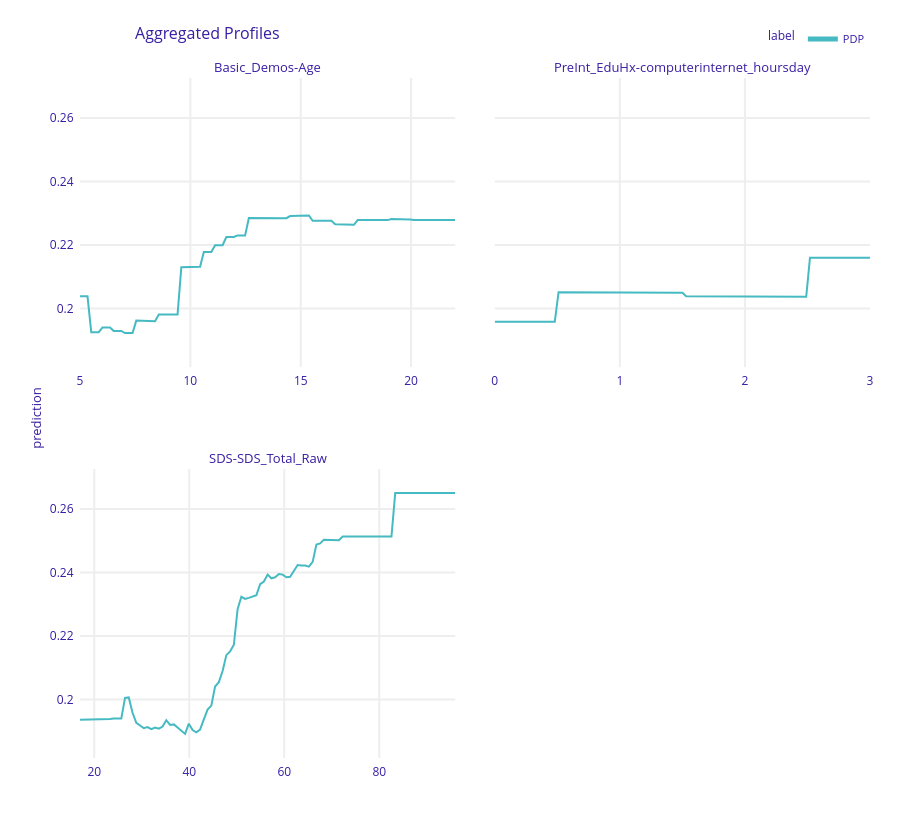

Here is the notebook cell this chart was saved with:
### Code cell
# Partial Dependence Profile for top features 
# Choose the top 3 features by permutation importance
top3_features = (
    vi.result
    .query('variable != "_baseline_" and variable != "_full_model_"')
    .nlargest(3, 'dropout_loss')['variable']
    .tolist()
)
print('Top-3 features for PDP:', top3_features)

pdp = dalex_explainer.model_profile(
    variables=top3_features,
    N=300,
    type='partial',
    label='PDP'
)
pdp.plot()

### Figure 1 — Plotly figure (JSON) as saved in the notebook; plotly's stock layout.template omitted (floating-point values rounded to 4 significant figures; data arrays with more than 128 entries replaced by an {"elided": "..."} marker saying what was removed)
{"data": [{"customdata": {"elided": "101x3 mixed values"}, "hovertemplate": "<b>%{hovertext}</b><br><br>prediction=%{y:.3f}<br>mean_prediction=%{customdata[0]:.3f}<extra></extra>", "hovertext": ["PDP", "PDP", "PDP", "PDP", "PDP", "PDP", "PDP", "PDP", "PDP", "PDP", "PDP", "PDP", "PDP", "PDP", "PDP", "PDP", "PDP", "PDP", "PDP", "PDP", "PDP", "PDP", "PDP", "PDP", "PDP", "PDP", "PDP", "PDP", "PDP", "PDP", "PDP", "PDP", "PDP", "PDP", "PDP", "PDP", "PDP", "PDP", "PDP", "PDP", "PDP", "PDP", "PDP", "PDP", "PDP", "PDP", "PDP", "PDP", "PDP", "PDP", "PDP", "PDP", "PDP", "PDP", "PDP", "PDP", "PDP", "PDP", "PDP", "PDP", "PDP", "PDP", "PDP", "PDP", "PDP", "PDP", "PDP", "PDP", "PDP", "PDP", "PDP", "PDP", "PDP", "PDP", "PDP", "PDP", "PDP", "PDP", "PDP", "PDP", "PDP", "PDP", "PDP", "PDP", "PDP", "PDP", "PDP", "PDP", "PDP", "PDP", "PDP", "PDP", "PDP", "PDP", "PDP", "PDP", "PDP", "PDP", "PDP", "PDP", "PDP"], "legendgroup": "PDP", "line": {"color": "#46bac2", "dash": "solid", "width": 2}, "marker": {"symbol": "circle"}, "mode": "lines", "name": "PDP", "opacity": 1, "orientation": "v", "showlegend": true, "type": "scatter", "x": [5.0, 5.17, 5.34, 5.51, 5.68, 5.85, 6.02, 6.19, 6.36, 6.53, 6.7, 6.87, 7.04, 7.21, 7.38, 7.55, 7.72, 7.89, 8.06, 8.23, 8.4, 8.57, 8.74, 8.91, 9.08, 9.25, 9.42, 9.59, 9.76, 9.93, 10.1, 10.27, 10.44, 10.61, 10.78, 10.95, 11.12, 11.29, 11.46, 11.63, 11.8, 11.97, 12.14, 12.31, 12.48, 12.65, 12.82, 12.99, 13.16, 13.33, 13.5, 13.67, 13.84, 14.01, 14.18, 14.35, 14.52, 14.69, 14.86, 15.03, 15.2, 15.37, 15.54, 15.71, 15.88, 16.05, 16.22, 16.39, 16.56, 16.73, 16.9, 17.07, 17.24, 17.41, 17.58, 17.75, 17.92, 18.09, 18.26, 18.43, 18.6, 18.77, 18.94, 19.11, 19.28, 19.45, 19.62, 19.79, 19.96, 20.13, 20.3, 20.47, 20.64, 20.81, 20.98, 21.15, 21.32, 21.49, 21.66, 21.83, 22.0], "xaxis": "x3", "y": [0.2038, 0.2038, 0.2038, 0.1926, 0.1926, 0.1926, 0.1941, 0.1941, 0.1941, 0.193, 0.193, 0.193, 0.1923, 0.1923, 0.1923, 0.1962, 0.1962, 0.1962, 0.196, 0.196, 0.196, 0.1982, 0.1982, 0.1982, 0.1982, 0.1982, 0.1982, 0.213, 0.213, 0.213, 0.2132, 0.2132, 0.2132, 0.2178, 0.2178, 0.2178, 0.22, 0.22, 0.22, 0.2225, 0.2225, 0.2225, 0.223, 0.223, 0.223, 0.2285, 0.2285, 0.2285, 0.2287, 0.2287, 0.2287, 0.2285, 0.2285, 0.2285, 0.2285, 0.2285, 0.2291, 0.2291, 0.2291, 0.2293, 0.2293, 0.2293, 0.2276, 0.2276, 0.2276, 0.2276, 0.2276, 0.2276, 0.2265, 0.2265, 0.2265, 0.2264, 0.2264, 0.2264, 0.2279, 0.2279, 0.2279, 0.2279, 0.2279, 0.2279, 0.2279, 0.2279, 0.2279, 0.2282, 0.2282, 0.2282, 0.228, 0.228, 0.228, 0.2279, 0.2279, 0.2279, 0.2279, 0.2279, 0.2279, 0.2279, 0.2279, 0.2279, 0.2279, 0.2279, 0.2279], "yaxis": "y3"}, {"customdata": {"elided": "101x3 mixed values"}, "hovertemplate": "<b>%{hovertext}</b><br><br>prediction=%{y:.3f}<br>mean_prediction=%{customdata[0]:.3f}<extra></extra>", "hovertext": ["PDP", "PDP", "PDP", "PDP", "PDP", "PDP", "PDP", "PDP", "PDP", "PDP", "PDP", "PDP", "PDP", "PDP", "PDP", "PDP", "PDP", "PDP", "PDP", "PDP", "PDP", "PDP", "PDP", "PDP", "PDP", "PDP", "PDP", "PDP", "PDP", "PDP", "PDP", "PDP", "PDP", "PDP", "PDP", "PDP", "PDP", "PDP", "PDP", "PDP", "PDP", "PDP", "PDP", "PDP", "PDP", "PDP", "PDP", "PDP", "PDP", "PDP", "PDP", "PDP", "PDP", "PDP", "PDP", "PDP", "PDP", "PDP", "PDP", "PDP", "PDP", "PDP", "PDP", "PDP", "PDP", "PDP", "PDP", "PDP", "PDP", "PDP", "PDP", "PDP", "PDP", "PDP", "PDP", "PDP", "PDP", "PDP", "PDP", "PDP", "PDP", "PDP", "PDP", "PDP", "PDP", "PDP", "PDP", "PDP", "PDP", "PDP", "PDP", "PDP", "PDP", "PDP", "PDP", "PDP", "PDP", "PDP", "PDP", "PDP", "PDP"], "legendgroup": "PDP", "line": {"color": "#46bac2", "dash": "solid", "width": 2}, "marker": {"symbol": "circle"}, "mode": "lines", "name": "PDP", "opacity": 1, "orientation": "v", "showlegend": false, "type": "scatter", "x": [0.0, 0.03, 0.06, 0.09, 0.12, 0.15, 0.18, 0.21, 0.24, 0.27, 0.3, 0.33, 0.36, 0.39, 0.42, 0.45, 0.48, 0.51, 0.54, 0.57, 0.6, 0.63, 0.66, 0.69, 0.72, 0.75, 0.78, 0.81, 0.84, 0.87, 0.9, 0.93, 0.96, 0.99, 1.02, 1.05, 1.08, 1.11, 1.14, 1.17, 1.2, 1.23, 1.26, 1.29, 1.32, 1.35, 1.38, 1.41, 1.44, 1.47, 1.5, 1.53, 1.56, 1.59, 1.62, 1.65, 1.68, 1.71, 1.74, 1.77, 1.8, 1.83, 1.86, 1.89, 1.92, 1.95, 1.98, 2.01, 2.04, 2.07, 2.1, 2.13, 2.16, 2.19, 2.22, 2.25, 2.28, 2.31, 2.34, 2.37, 2.4, 2.43, 2.46, 2.49, 2.52, 2.55, 2.58, 2.61, 2.64, 2.67, 2.7, 2.73, 2.76, 2.79, 2.82, 2.85, 2.88, 2.91, 2.94, 2.97, 3.0], "xaxis": "x4", "y": [0.1959, 0.1959, 0.1959, 0.1959, 0.1959, 0.1959, 0.1959, 0.1959, 0.1959, 0.1959, 0.1959, 0.1959, 0.1959, 0.1959, 0.1959, 0.1959, 0.1959, 0.2052, 0.2052, 0.2052, 0.2052, 0.2052, 0.2052, 0.2052, 0.2052, 0.2052, 0.2052, 0.2052, 0.2052, 0.2052, 0.2052, 0.2052, 0.2052, 0.2052, 0.205, 0.205, 0.205, 0.205, 0.205, 0.205, 0.205, 0.205, 0.205, 0.205, 0.205, 0.205, 0.205, 0.205, 0.205, 0.205, 0.205, 0.2039, 0.2039, 0.2039, 0.2039, 0.2039, 0.2039, 0.2039, 0.2039, 0.2039, 0.2039, 0.2039, 0.2039, 0.2039, 0.2039, 0.2039, 0.2039, 0.2037, 0.2037, 0.2037, 0.2037, 0.2037, 0.2037, 0.2037, 0.2037, 0.2037, 0.2037, 0.2037, 0.2037, 0.2037, 0.2037, 0.2037, 0.2037, 0.2037, 0.216, 0.216, 0.216, 0.216, 0.216, 0.216, 0.216, 0.216, 0.216, 0.216, 0.216, 0.216, 0.216, 0.216, 0.216, 0.216, 0.216], "yaxis": "y4"}, {"customdata": {"elided": "101x3 mixed values"}, "hovertemplate": "<b>%{hovertext}</b><br><br>prediction=%{y:.3f}<br>mean_prediction=%{customdata[0]:.3f}<extra></extra>", "hovertext": ["PDP", "PDP", "PDP", "PDP", "PDP", "PDP", "PDP", "PDP", "PDP", "PDP", "PDP", "PDP", "PDP", "PDP", "PDP", "PDP", "PDP", "PDP", "PDP", "PDP", "PDP", "PDP", "PDP", "PDP", "PDP", "PDP", "PDP", "PDP", "PDP", "PDP", "PDP", "PDP", "PDP", "PDP", "PDP", "PDP", "PDP", "PDP", "PDP", "PDP", "PDP", "PDP", "PDP", "PDP", "PDP", "PDP", "PDP", "PDP", "PDP", "PDP", "PDP", "PDP", "PDP", "PDP", "PDP", "PDP", "PDP", "PDP", "PDP", "PDP", "PDP", "PDP", "PDP", "PDP", "PDP", "PDP", "PDP", "PDP", "PDP", "PDP", "PDP", "PDP", "PDP", "PDP", "PDP", "PDP", "PDP", "PDP", "PDP", "PDP", "PDP", "PDP", "PDP", "PDP", "PDP", "PDP", "PDP", "PDP", "PDP", "PDP", "PDP", "PDP", "PDP", "PDP", "PDP", "PDP", "PDP", "PDP", "PDP", "PDP", "PDP"], "legendgroup": "PDP", "line": {"color": "#46bac2", "dash": "solid", "width": 2}, "marker": {"symbol": "circle"}, "mode": "lines", "name": "PDP", "opacity": 1, "orientation": "v", "showlegend": false, "type": "scatter", "x": [17.0, 17.79, 18.58, 19.37, 20.16, 20.95, 21.74, 22.53, 23.32, 24.11, 24.9, 25.69, 26.48, 27.27, 28.06, 28.85, 29.64, 30.43, 31.22, 32.01, 32.8, 33.59, 34.38, 35.17, 35.96, 36.75, 37.54, 38.33, 39.12, 39.91, 40.7, 41.49, 42.28, 43.07, 43.86, 44.65, 45.44, 46.23, 47.02, 47.81, 48.6, 49.39, 50.18, 50.97, 51.76, 52.55, 53.34, 54.13, 54.92, 55.71, 56.5, 57.29, 58.08, 58.87, 59.66, 60.45, 61.24, 62.03, 62.82, 63.61, 64.4, 65.19, 65.98, 66.77, 67.56, 68.35, 69.14, 69.93, 70.72, 71.51, 72.3, 73.09, 73.88, 74.67, 75.46, 76.25, 77.04, 77.83, 78.62, 79.41, 80.2, 80.99, 81.78, 82.57, 83.36, 84.15, 84.94, 85.73, 86.52, 87.31, 88.1, 88.89, 89.68, 90.47, 91.26, 92.05, 92.84, 93.63, 94.42, 95.21, 96.0], "xaxis": "x", "y": [0.1937, 0.1937, 0.1937, 0.1937, 0.1937, 0.1937, 0.1939, 0.1939, 0.1939, 0.194, 0.194, 0.194, 0.2005, 0.2007, 0.1959, 0.1927, 0.1919, 0.191, 0.1914, 0.1907, 0.1912, 0.1909, 0.1915, 0.1935, 0.192, 0.1922, 0.1912, 0.19, 0.1892, 0.1924, 0.1904, 0.1897, 0.1905, 0.1938, 0.1969, 0.1981, 0.2041, 0.2055, 0.209, 0.214, 0.2152, 0.2173, 0.2285, 0.2324, 0.2317, 0.232, 0.2325, 0.2329, 0.2364, 0.2372, 0.2394, 0.2382, 0.2385, 0.2395, 0.2394, 0.2385, 0.2387, 0.2404, 0.2424, 0.2422, 0.2422, 0.2419, 0.2434, 0.2489, 0.2492, 0.2504, 0.2504, 0.2504, 0.2504, 0.2502, 0.2514, 0.2514, 0.2514, 0.2514, 0.2514, 0.2514, 0.2514, 0.2514, 0.2514, 0.2514, 0.2514, 0.2514, 0.2514, 0.2514, 0.265, 0.265, 0.265, 0.265, 0.265, 0.265, 0.265, 0.265, 0.265, 0.265, 0.265, 0.265, 0.265, 0.265, 0.265, 0.265, 0.265], "yaxis": "y"}], "layout": {"annotations": [{"font": {"size": 13}, "showarrow": false, "text": "SDS-SDS_Total_Raw", "x": 0.2375, "xanchor": "center", "xref": "paper", "y": 0.425, "yanchor": "bottom", "yref": "paper"}, {"font": {"size": 13}, "showarrow": false, "text": "Basic_Demos-Age", "x": 0.2375, "xanchor": "center", "xref": "paper", "y": 1, "yanchor": "bottom", "yref": "paper"}, {"font": {"size": 13}, "showarrow": false, "text": "PreInt_EduHx-computerinternet_hoursday", "x": 0.7625, "xanchor": "center", "xref": "paper", "y": 1, "yanchor": "bottom", "yref": "paper"}, {"font": {"size": 13}, "showarrow": false, "text": "prediction", "textangle": -90, "x": -0.07, "xref": "paper", "y": 0.5, "yref": "paper"}], "font": {"color": "#371ea3"}, "height": 829, "hovermode": "x unified", "legend": {"font": {"size": 11}, "itemsizing": "constant", "orientation": "h", "title": {"font": {"size": 12}, "text": "label"}, "tracegroupgap": 0, "x": 1, "xanchor": "right", "y": 1.036, "yanchor": "bottom"}, "margin": {"b": 71, "r": 30, "t": 78}, "title": {"font": {"size": 16}, "text": "Aggregated Profiles", "x": 0.15}, "xaxis": {"anchor": "y", "automargin": true, "domain": [0, 0.475], "fixedrange": true, "gridwidth": 2, "showticklabels": true, "tickcolor": "white", "ticklen": 3, "ticks": "outside", "title": {"text": ""}, "type": "linear", "zeroline": false}, "xaxis2": {"anchor": "y2", "automargin": true, "domain": [0.525, 1], "fixedrange": true, "gridwidth": 2, "showticklabels": true, "tickcolor": "white", "ticklen": 3, "ticks": "outside", "title": {"text": ""}, "type": "linear", "zeroline": false}, "xaxis3": {"anchor": "y3", "automargin": true, "domain": [0, 0.475], "fixedrange": true, "gridwidth": 2, "showticklabels": true, "tickcolor": "white", "ticklen": 3, "ticks": "outside", "title": {"text": ""}, "type": "linear", "zeroline": false}, "xaxis4": {"anchor": "y4", "automargin": true, "domain": [0.525, 1], "fixedrange": true, "gridwidth": 2, "showticklabels": true, "tickcolor": "white", "ticklen": 3, "ticks": "outside", "title": {"text": ""}, "type": "linear", "zeroline": false}, "yaxis": {"anchor": "x", "automargin": true, "domain": [0, 0.425], "fixedrange": true, "gridwidth": 2, "range": [0.1816, 0.2726], "tickcolor": "white", "ticklen": 3, "ticks": "outside", "title": {"text": ""}, "type": "linear", "zeroline": false}, "yaxis2": {"anchor": "x2", "automargin": true, "domain": [0, 0.425], "fixedrange": true, "gridwidth": 2, "matches": "y", "showticklabels": false, "tickcolor": "white", "ticklen": 3, "ticks": "outside", "title": {"text": ""}, "type": "linear", "zeroline": false}, "yaxis3": {"anchor": "x3", "automargin": true, "domain": [0.575, 1], "fixedrange": true, "gridwidth": 2, "matches": "y", "range": [0.1816, 0.2726], "tickcolor": "white", "ticklen": 3, "ticks": "outside", "title": {"text": ""}, "type": "linear", "zeroline": false}, "yaxis4": {"anchor": "x4", "automargin": true, "domain": [0.575, 1], "fixedrange": true, "gridwidth": 2, "matches": "y", "showticklabels": false, "tickcolor": "white", "ticklen": 3, "ticks": "outside", "title": {"text": ""}, "type": "linear", "zeroline": false}}}
